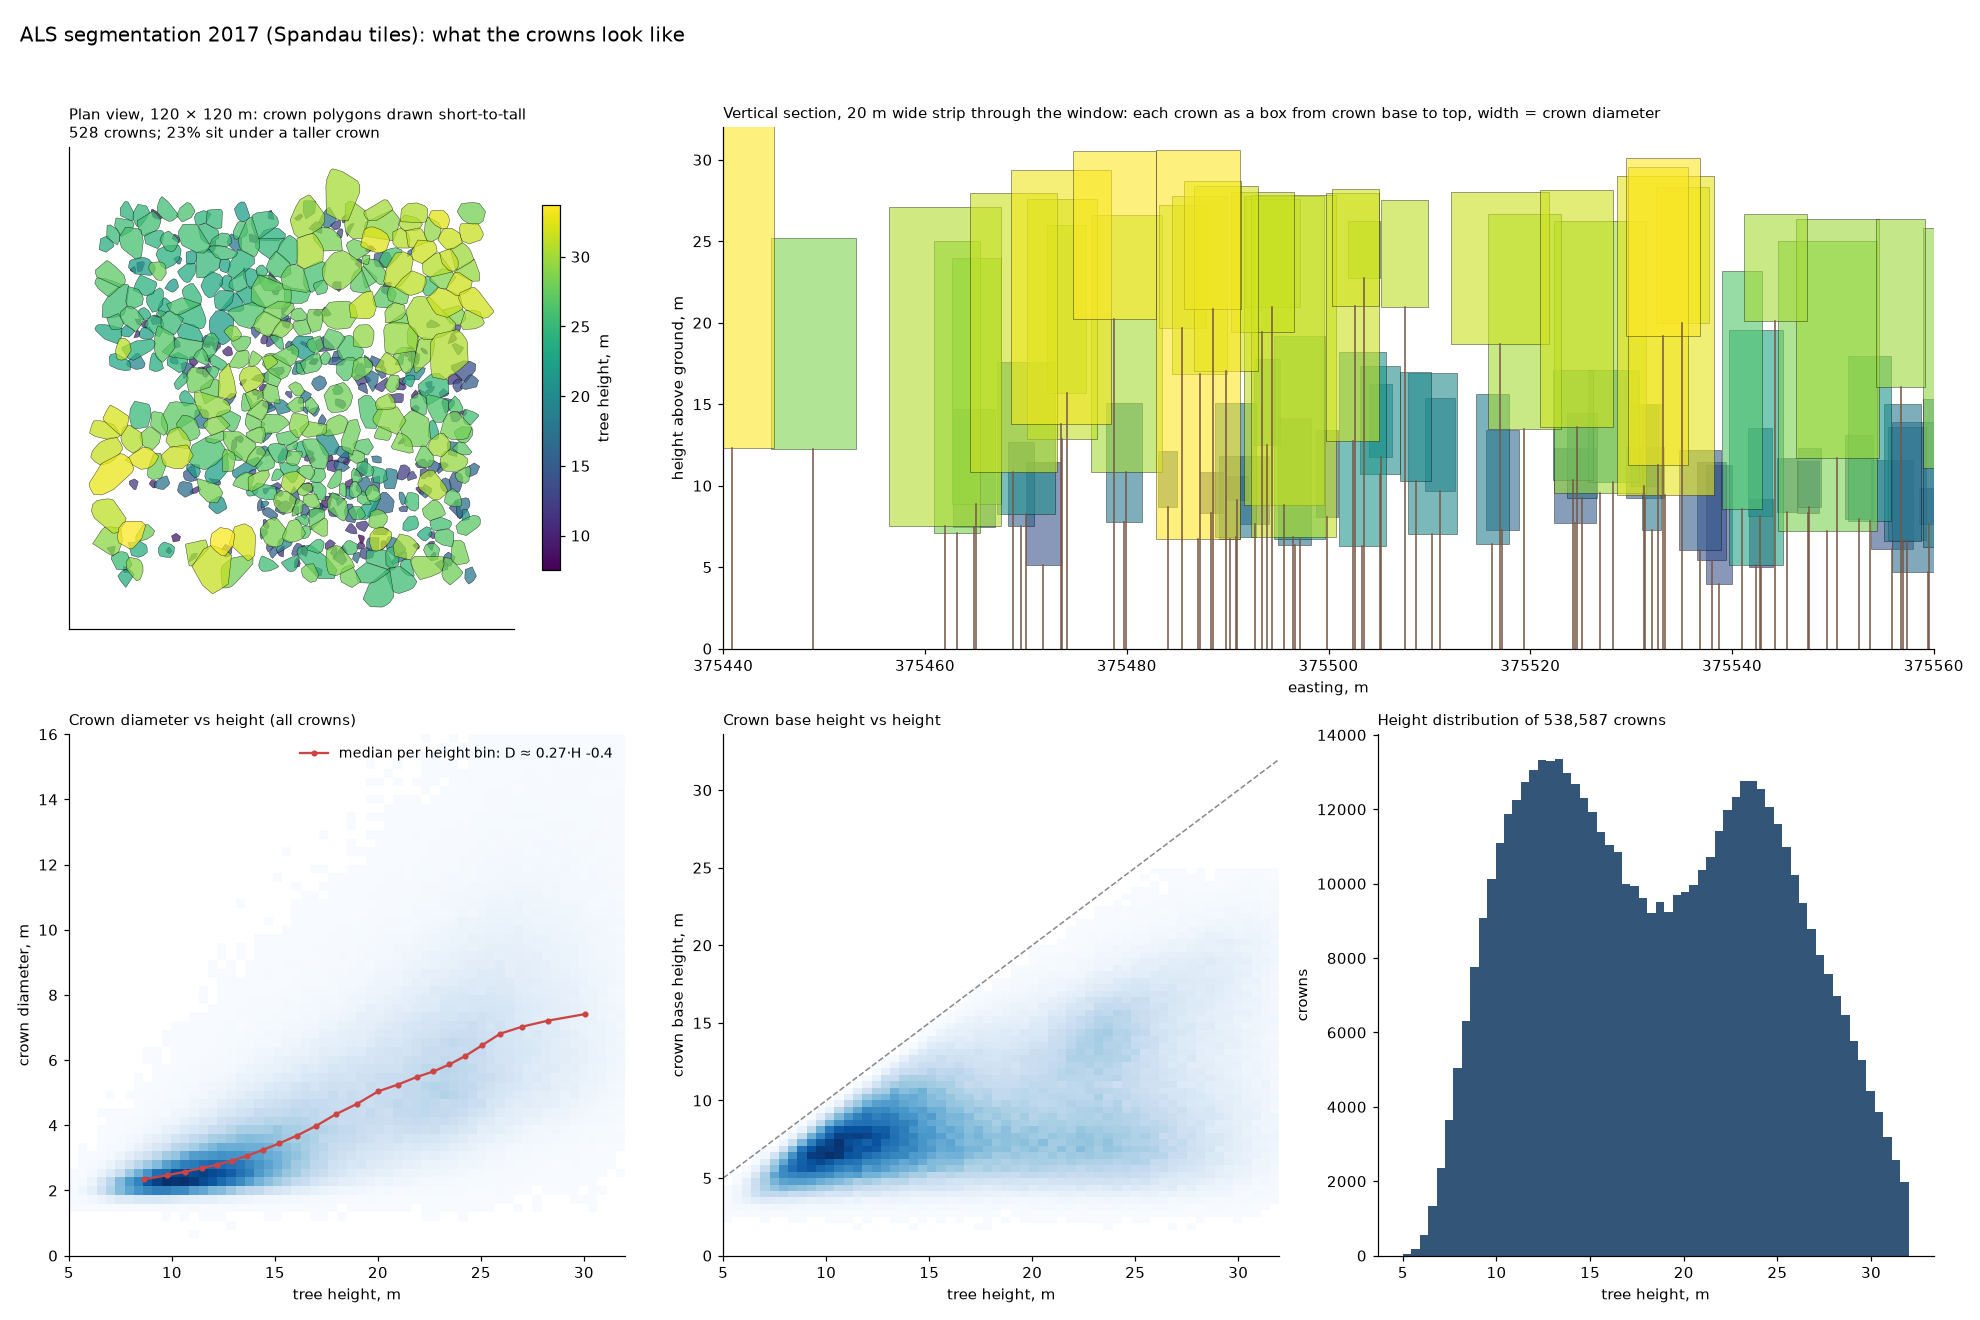

The Python source for this figure:
"""What does the 2017 ALS crown segmentation look like, and does it bear the
fingerprints of adaptive mean shift 3D (AMS3D)?  python als_crowns_look.py <out png>"""
import sys, numpy as np, geopandas as gpd, pyogrio
from shapely.geometry import box
import matplotlib; matplotlib.use("Agg"); import matplotlib.pyplot as plt
from matplotlib.patches import Rectangle
ALS = "/Volumes/2TB/winmol/training_data/WINDWURF_Tegel/ALS segmentation 2017.gpkg"
OUT = sys.argv[1]
A = pyogrio.read_dataframe(ALS, layer="ALS Kronenerfassung", read_geometry=False)
# --- sample window 120 x 120 m near the middle of the R13 coverage
cx, cy = 375500, 5827300; W = 120
win = pyogrio.read_dataframe(ALS, layer="ALS Kronenerfassung", bbox=(cx - W/2, cy - W/2, cx + W/2, cy + W/2))
win = win[win.geometry.notna()]
# overlap: share of crowns whose centroid lies inside a TALLER crown's polygon (understorey under canopy)
pts = gpd.GeoDataFrame(win[["ID", "TreeH"]], geometry=gpd.points_from_xy(win.CentrdX, win.CentrdY), crs=win.crs)
j = gpd.sjoin(pts, win[["ID", "TreeH", "geometry"]].rename(columns={"ID": "ID2", "TreeH": "TreeH2"}), predicate="within")
j = j[j.ID != j.ID2]; under = j[j.TreeH2 > j.TreeH + 2].ID.nunique(); n_win = len(win)
# crown width vs height relation over the whole layer
h = A.TreeH.values; d = A.CrwnDmt.values; cb = A.CrwnBsH.values
q = np.quantile(h, np.linspace(0.02, 0.98, 25)); mids = (q[:-1] + q[1:]) / 2
med_d = [np.median(d[(h >= a) & (h < b)]) for a, b in zip(q[:-1], q[1:])]
slope, icpt = np.polyfit(mids, med_d, 1)
print(f"crowns {len(A):,} · height 5.4–{h.max():.1f} m, median {np.median(h):.1f} · crown diameter median {np.median(d):.1f} m")
print(f"median crown diameter vs height: slope {slope:.3f} m/m, intercept {icpt:.2f} m · Pearson r(H, D) {np.corrcoef(h, d)[0,1]:.2f}")
print(f"crown base / height median {np.median(cb / h):.2f} · points per crown median {np.median(A.NPoints):.0f} · points per m² crown median {np.median(A.NPoints / A.CnvxHlA):.1f}")
print(f"window {W} m: {n_win} crowns ({n_win / (W*W/1e4):.0f}/ha); {under} ({under/n_win:.0%}) have their centroid inside a crown ≥ 2 m taller (understorey under canopy)")
print(f"heights < 10 m: {np.mean(h < 10):.0%} of crowns · 10–15 m: {np.mean((h >= 10) & (h < 15)):.0%} · ≥ 20 m: {np.mean(h >= 20):.0%}")
fig = plt.figure(figsize=(18, 12), facecolor="white"); gs = fig.add_gridspec(2, 3)
ax = fig.add_subplot(gs[0, 0]); win.sort_values("TreeH").plot(ax=ax, column="TreeH", cmap="viridis", edgecolor="k", lw=0.3, alpha=0.75, legend=True, legend_kwds=dict(shrink=0.7, label="tree height, m"))
ax.set_title(f"Plan view, {W} × {W} m: crown polygons drawn short-to-tall\n{n_win} crowns; {under/n_win:.0%} sit under a taller crown", loc="left", fontsize=10); ax.set_xticks([]); ax.set_yticks([])
ax = fig.add_subplot(gs[0, 1:]); band = win[(win.CentrdY > cy - 10) & (win.CentrdY < cy + 10)].sort_values("TreeH")
for _, r in band.iterrows():
    ax.add_patch(Rectangle((r.CentrdX - r.CrwnDmt / 2, r.CrwnBsH), r.CrwnDmt, r.CrwnLng, facecolor=plt.cm.viridis((r.TreeH - 5) / 25), edgecolor="k", lw=0.4, alpha=0.6))
    ax.plot([r.CentrdX, r.CentrdX], [0, r.CrwnBsH], color="#754", lw=1)
ax.set_xlim(cx - W/2, cx + W/2); ax.set_ylim(0, 32); ax.set_xlabel("easting, m"); ax.set_ylabel("height above ground, m")
ax.set_title("Vertical section, 20 m wide strip through the window: each crown as a box from crown base to top, width = crown diameter", loc="left", fontsize=10)
ax = fig.add_subplot(gs[1, 0]); ax.hist2d(h, d, bins=[60, 60], range=[[5, 32], [0, 16]], cmap="Blues", cmin=1); ax.plot(mids, med_d, color="#c44", marker="o", ms=3, label=f"median per height bin: D ≈ {slope:.2f}·H {icpt:+.1f}")
ax.set_xlabel("tree height, m"); ax.set_ylabel("crown diameter, m"); ax.legend(frameon=False, fontsize=9); ax.set_title("Crown diameter vs height (all crowns)", loc="left", fontsize=10)
ax = fig.add_subplot(gs[1, 1]); ax.hist2d(h, cb, bins=[60, 60], range=[[5, 32], [0, 25]], cmap="Blues", cmin=1); ax.plot([5, 32], [5, 32], color="#888", lw=1, ls="--")
ax.set_xlabel("tree height, m"); ax.set_ylabel("crown base height, m"); ax.set_title("Crown base height vs height", loc="left", fontsize=10)
ax = fig.add_subplot(gs[1, 2]); ax.hist(h, bins=60, range=(5, 32), color="#357"); ax.set_xlabel("tree height, m"); ax.set_ylabel("crowns"); ax.set_title(f"Height distribution of {len(A):,} crowns", loc="left", fontsize=10)
for a in fig.axes: [a.spines[s].set_visible(False) for s in ("top", "right")]
fig.suptitle("ALS segmentation 2017 (Spandau tiles): what the crowns look like", x=0.01, ha="left", fontsize=13)
fig.tight_layout(rect=(0, 0, 1, 0.96)); fig.savefig(OUT, dpi=110); print("wrote", OUT)
